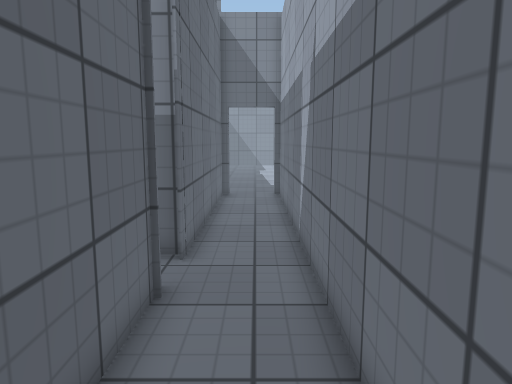
view 1 (above)

18 first-person views from a walk through a scene from a Unity 3-D project. The camera is 1.4 m above the floor, tilts 8° down and sees 70° across. The floor is counted in squares, 0.5 m on a side. Each view is taken from the middle of a square. On the plan, view 1 faces up. The plan holds only what a view shows up to about 20 squares ahead; the rest is blank. The place goes on beyond the plan. The player is left out. Door leaves are left out, so doorways stand open. Surface patterns are stand-ins for the level's own textures.

view 2
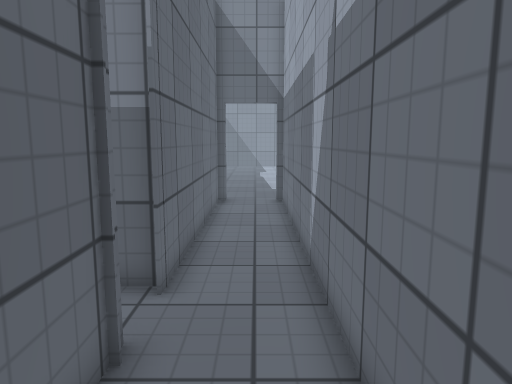

view 3
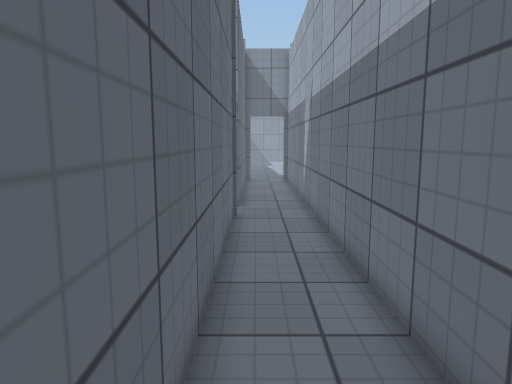

view 4
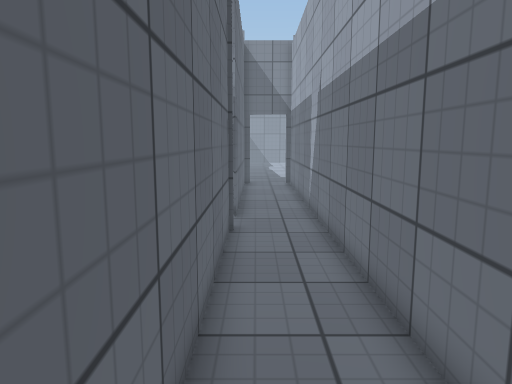

view 5
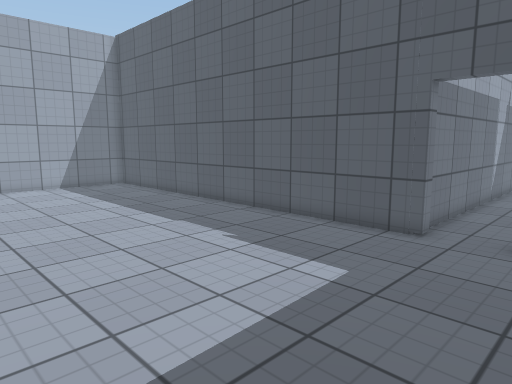

view 6
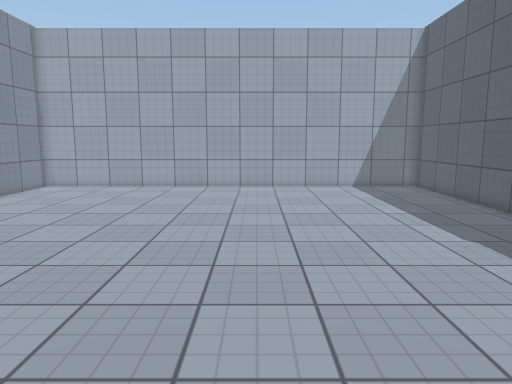

view 7
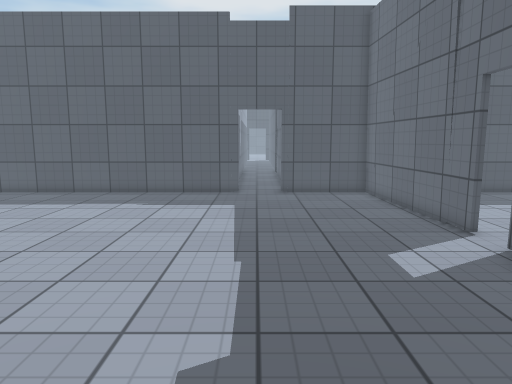

view 8
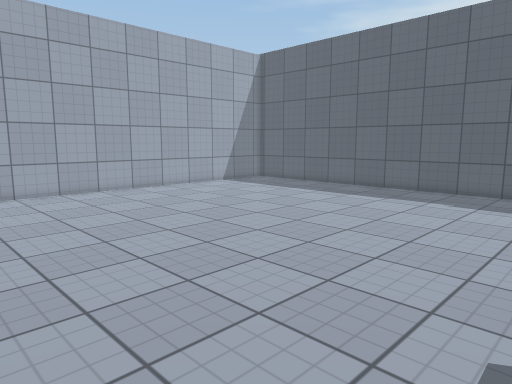

view 9
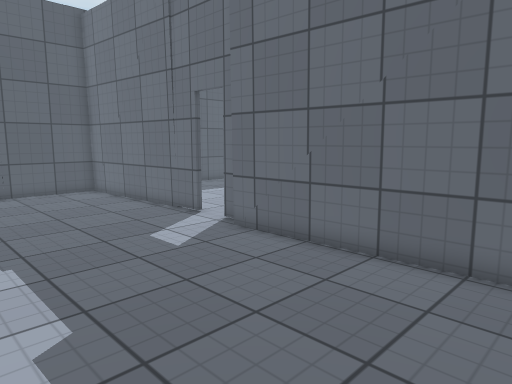

view 10
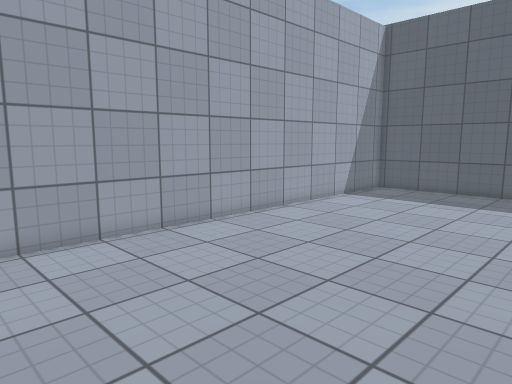

view 11
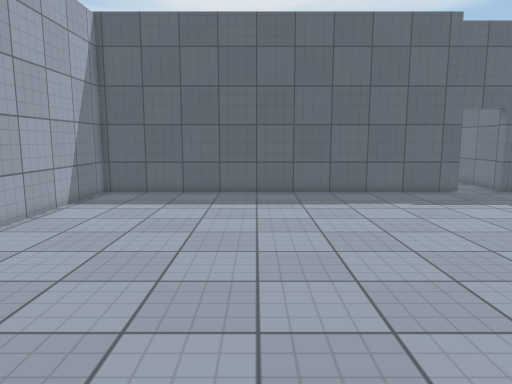

view 12
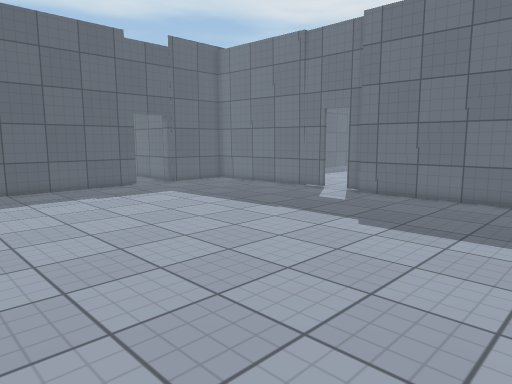

view 13
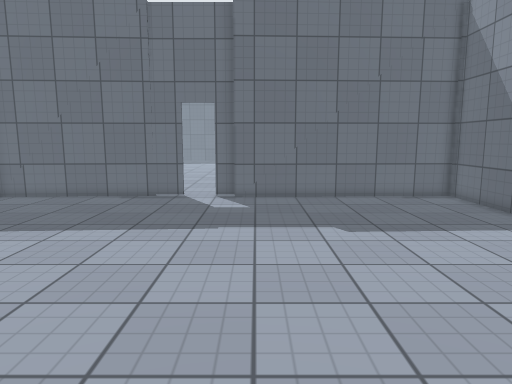

view 14
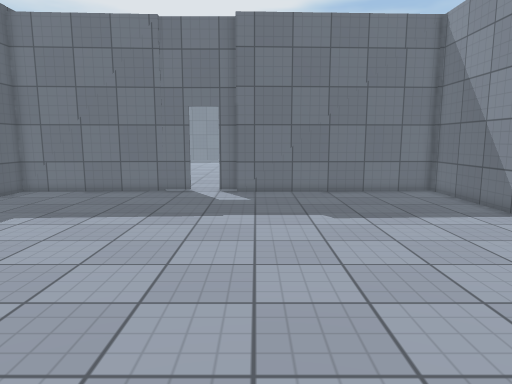

view 15
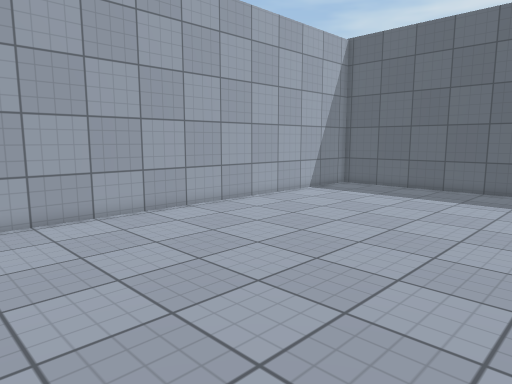

view 16
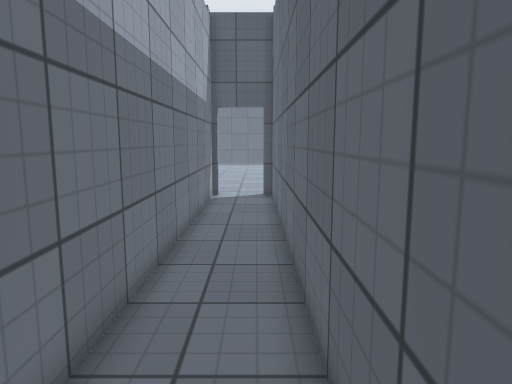

view 17
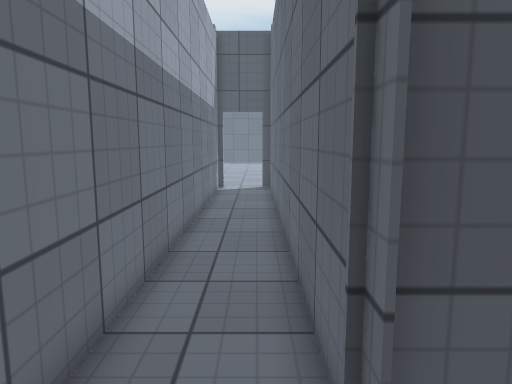

view 18
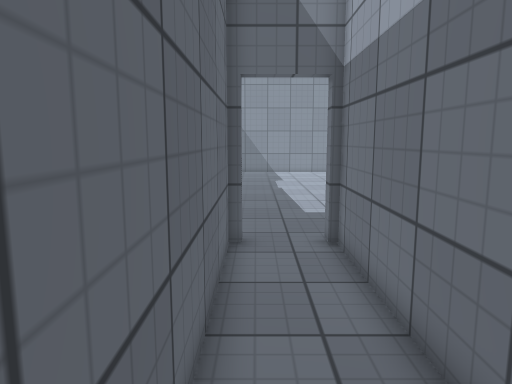

### Floor plan
Points are (right, up) in squares from view 1. A wall is a line through its corners. A room is listed if a view was taken in it or the views show most of it. See-through windows are left out.
Room 1 (views 1, 2, 3, 4, 16, 17, 18)
walls: (-1.8, 6.8) (-1.8, -7.5); (-1.8, 18.6) (-1.8, 8.2); (1.2, -7.5) (1.2, 18.6)
ways out: open door at (0, 19) to room 2; gap at (-2, 7.5)
Room 2 (views 5, 6, 7, 8, 9, 10, 11, 12, 13, 14, 15)
walls: (0.9, 19.2) (20.3, 19.2) (20.3, 38.9); (-6.6, 30.9) (-6.6, 29.9); (-6.5, 28.3) (-6, 19.2) (-1.4, 19.2); (-6.4, 41.5) (-6, 30.9)
ways out: open door at (0, 19) to room 1; open door at (-6, 29)

Positions as (right, up) in squares from view 1, and headings:
1: (0, 0), facing up
2: (0, 2), facing up
3: (-1, -7), facing up
4: (-1, -5), facing up
5: (-3, 30), facing down-right
6: (-2, 29), facing right
7: (0, 39), facing down
8: (0, 40), facing down-right
9: (2, 40), facing down-left
10: (10, 40), facing down-right
11: (12, 39), facing down
12: (12, 41), facing down-left
13: (12, 32), facing left
14: (14, 32), facing left
15: (7, 41), facing down-right
16: (-1, 6), facing down
17: (-1, 9), facing down
18: (-1, 9), facing up
